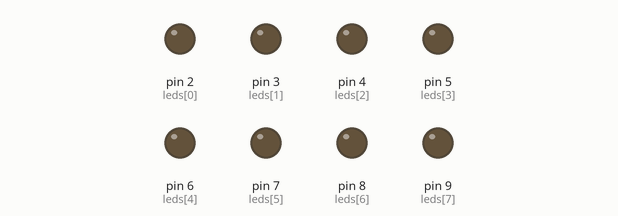
Recording of a sketch running on a simulated Arduino Uno, built with avr-gcc and run on an emulated ATmega328P. On the bench: output pins drawn as LEDs (lit = HIGH).

Above: at 0.16 s.
At 0.49 s:
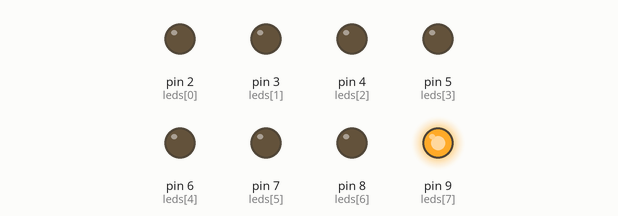
At 1.71 s:
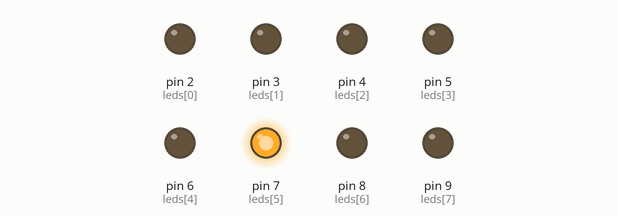
At 2.31 s:
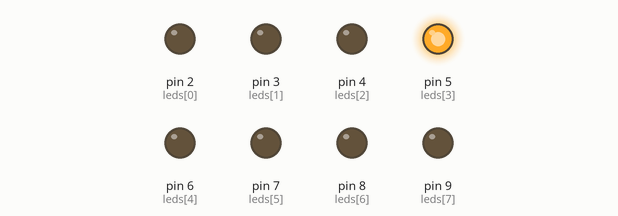
At 2.91 s:
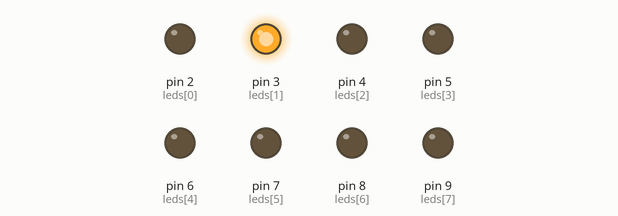
At 39.08 s:
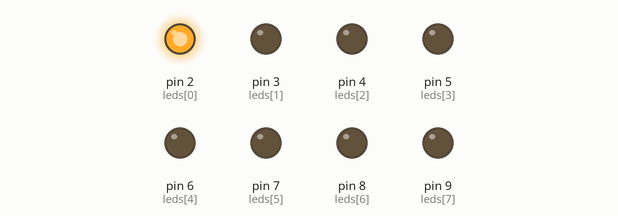
Timing chart, 0 to 39.4 s (numbered marks = the images above):
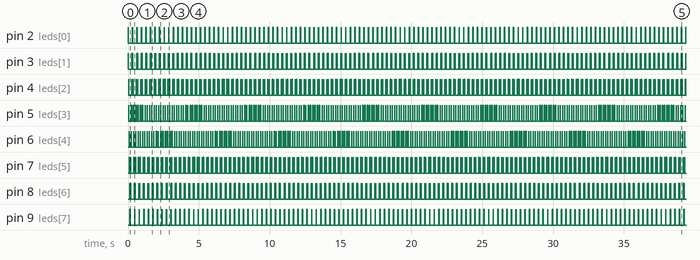

The sketch:

karasimsek.ino
```cpp
int leds[] = {2, 3, 4, 5, 6, 7, 8, 9};  //Ledlerin bağlı olduğu pinler leds dizisine tanımlanıyor
int i;    //for döngülerinde sayaç olarak kullanmak için
void setup() {
  for(i = 0; i < 8; i++) {
    //Bütün led pinleri (2 ile 9 arası) çıkış pini yapılıyor.
    pinMode(leds[i], OUTPUT);
  }
}

void loop() {
  for(i = 0; i < 8; i++) {
    //her led 10'ar milisaniye aralıklarla yanıp sönüyor ve her yanıp söndükten sonra bu işlem bir sağdaki lede kayıyor.
    digitalWrite(leds[i], HIGH);
    delay(10);
    digitalWrite(leds[i], LOW);
    delay(10);
  }
  for(i = 7; i >= 0; i--) {
    //Yukarıdaki for döngüsü ile aynı görevde. Sadece bu sefer hareket soldan sağa doğru
    digitalWrite(leds[i], HIGH);
    delay(10);
    digitalWrite(leds[i], LOW);
    delay(10);
  }
}
```

Measured:
- by itself, pin 2 (leds[0]): repeats every 0.32 s: LOW 0.29 s, HIGH 0.01 s, LOW 0.01 s, HIGH 0.01 s
- by itself, pin 3 (leds[1]): repeats every 0.32 s: LOW 0.25 s, HIGH 0.01 s, LOW 0.05 s, HIGH 0.01 s
- by itself, pin 4 (leds[2]): repeats every 0.32 s: LOW 0.21 s, HIGH 0.01 s, LOW 0.09 s, HIGH 0.01 s
- by itself, pin 5 (leds[3]): alternates HIGH for 0.01 s and LOW for 0.17 s
- by itself, pin 6 (leds[4]): alternates HIGH for 0.01 s and LOW for 0.13 s
- by itself, pin 7 (leds[5]): repeats every 0.32 s: LOW 0.09 s, HIGH 0.01 s, LOW 0.21 s, HIGH 0.01 s
- by itself, pin 8 (leds[6]): repeats every 0.32 s: LOW 0.05 s, HIGH 0.01 s, LOW 0.25 s, HIGH 0.01 s
- by itself, pin 9 (leds[7]): repeats every 0.32 s: LOW 0.01 s, HIGH 0.01 s, LOW 0.29 s, HIGH 0.01 s
